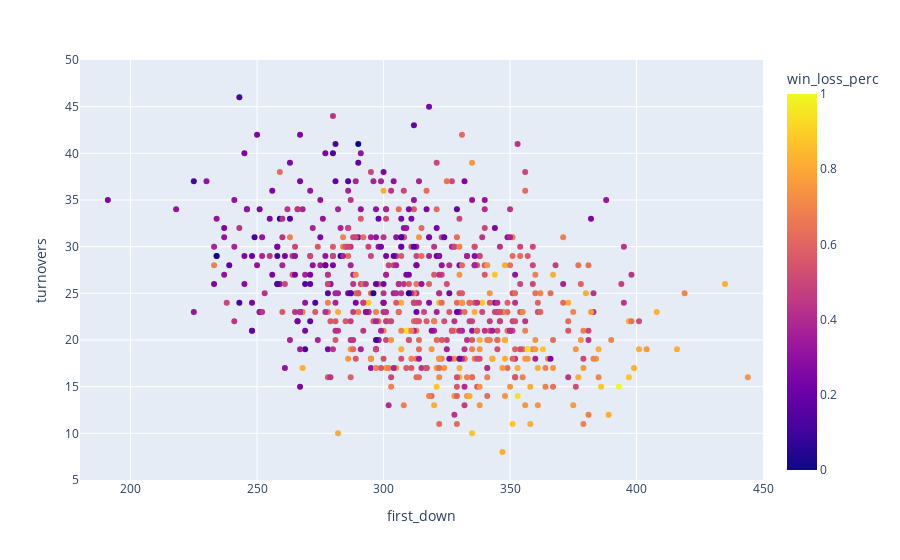

Notebook code for this chart:
### Markdown cell above
# WIN PERCENTAGE COMPARED TO OFFENSIVE EFFECTIVENESS #

In this plot, I used plotly express again to create a graph with more than two variables at play. I knew I wanted to calculate the offensive effectiveness of a team, so I scrolled through the different categories of data, and determined that the best two to use would be the number of first downs a team gets in a season and the number of turnovers they have. On one hand, you want to have a lot of first downs, and on the other, you don't want to have a lot of turnovers. Once I had laid that data out on the graph, I noticed that there was a noticeable correlation comparing the first downs to the turnovers. I then set a color scale to the graph, so the teams with the most wins would be in yellow and the teams with the least wins would be blue. Once that was done, I had created some interesting looking data visualizations. What I did was I proved how important defense is in modern football. You can have high offensive effectiveness and not win a lot of games, and you can have low offensive effectiveness, and win a lot of games. Let's take a closer look at the 2020 Atlanta Falcons and the 2005 Chicago Bears. The 2020 Atlanta Falcons were extremely good offensively on paper, 366 first downs and only 18 turnovers. However, they only won a quarter of their games, finishing 4-12. The Chicago Bears were terribly offensively on paper, only completing 233 first downs, the fifth least from 2003-2023, and having 28 turnovers. However, the Chicago Bears went on to win about seventy percent of their games. In this modern era where the NFL is criticised for being too offense heavy, it is a relief to see tha the hate has no backbone to their argument.

### Code cell
import plotly.express as px
fig = px.scatter(df,x='first_down', y='turnovers',
hover_name='team', # can see both team name and year when you hover
hover_data='year',
color='win_loss_perc',
range_x=(180,450), # making the data readable
range_y=(5,50))
fig.show()

slope, intercept, r, p, se = stats.linregress(df['first_down'], df['turnovers'])
print(r**2)

### Figure 1 — Plotly figure (JSON) as saved in the notebook; plotly's stock layout.template omitted (floating-point values rounded to 4 significant figures; data arrays with more than 128 entries replaced by an {"elided": "..."} marker saying what was removed)
{"data": [{"customdata": {"elided": "672x1 int values"}, "hovertemplate": "<b>%{hovertext}</b><br><br>first_down=%{x}<br>turnovers=%{y}<br>year=%{customdata[0]}<br>win_loss_perc=%{marker.color}<extra></extra>", "hovertext": {"elided": "672 str values"}, "legendgroup": "", "marker": {"color": {"elided": "672 float values"}, "coloraxis": "coloraxis", "symbol": "circle"}, "mode": "markers", "name": "", "orientation": "v", "showlegend": false, "type": "scatter", "x": {"elided": "672 int values"}, "xaxis": "x", "y": {"elided": "672 int values"}, "yaxis": "y"}], "layout": {"coloraxis": {"colorbar": {"title": {"text": "win_loss_perc"}}, "colorscale": [[0, "#0d0887"], [0.1111, "#46039f"], [0.2222, "#7201a8"], [0.3333, "#9c179e"], [0.4444, "#bd3786"], [0.5556, "#d8576b"], [0.6667, "#ed7953"], [0.7778, "#fb9f3a"], [0.8889, "#fdca26"], [1, "#f0f921"]]}, "legend": {"tracegroupgap": 0}, "margin": {"t": 60}, "xaxis": {"anchor": "y", "domain": [0, 1], "range": [180, 450], "title": {"text": "first_down"}}, "yaxis": {"anchor": "x", "domain": [0, 1], "range": [5, 50], "title": {"text": "turnovers"}}}}
